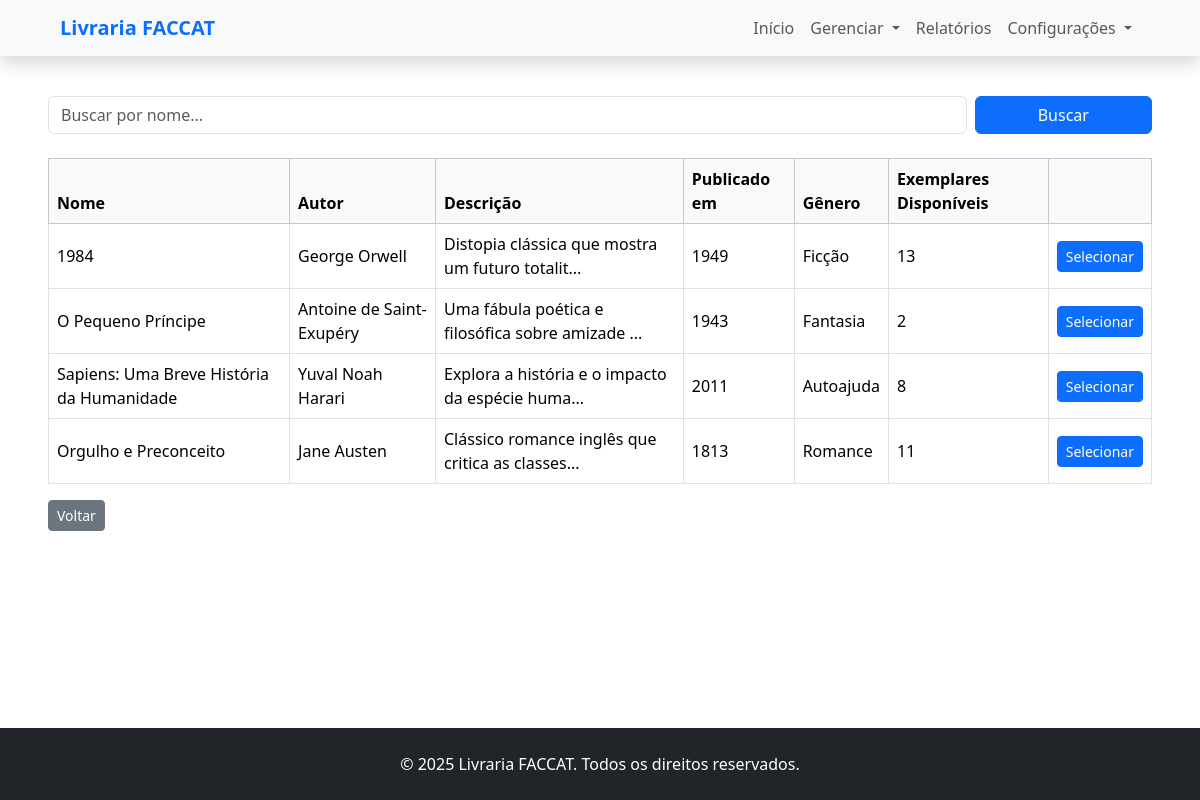
/livros/emprestimos/selecionar-livro (signed in), run on an earlier commit of the app's database.
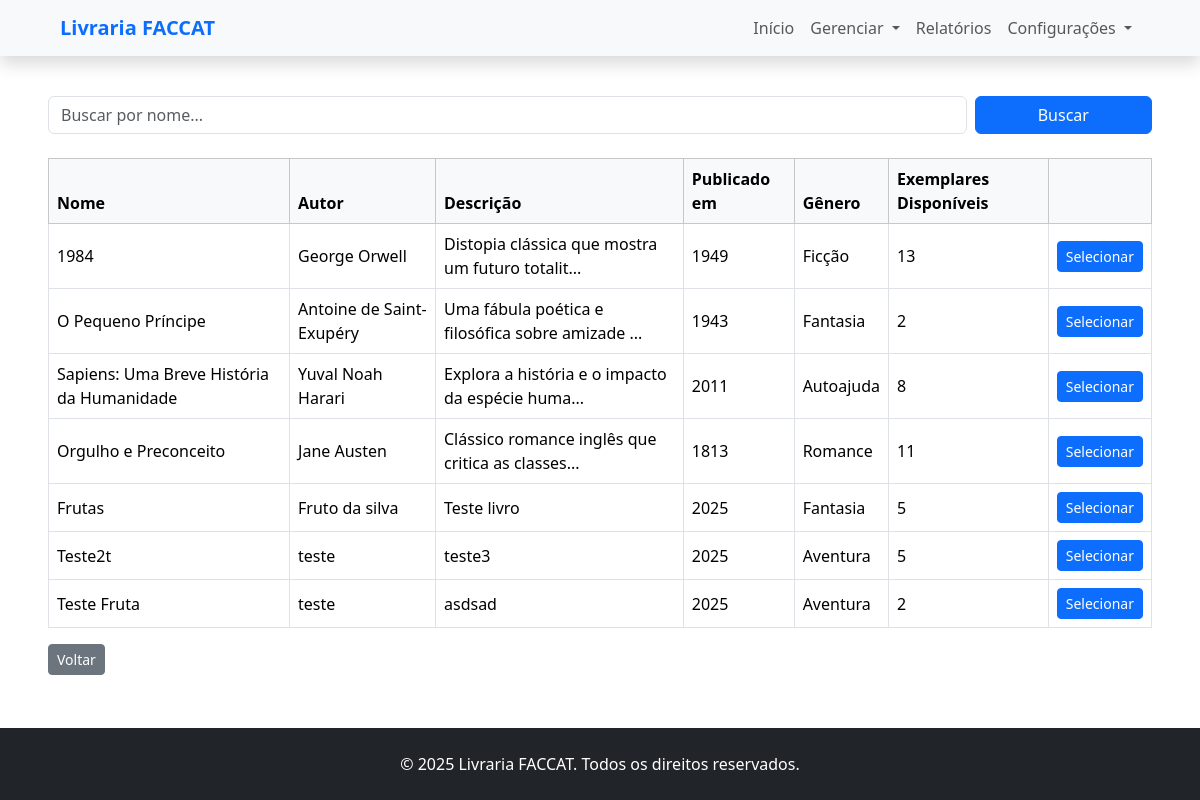
And on a later commit of the database.
### livros/models.py (models this page shows, shortened)
class Livro(models.Model):
    nome = models.CharField(max_length=100)
    autor = models.CharField(max_length=100)
    descricao = models.TextField()
    ano_publicacao = models.IntegerField(default=datetime.now().year)
    foto = StdImageField(
        upload_to='fotos/alunos',
        variations={'thumb': (150, 150), 'medium': (300, 300)},
        blank=True,
        null=True
    )
    isbn = models.CharField(max_length=17, blank=True, null=True, unique=True,
                            help_text="ISBN do livro (ex: 978-3-16-148410-0)")
    genero = models.CharField(max_length=20, choices=GENEROS, default='ficcao')
    quantidade = models.PositiveIntegerField(default=0)
    def exemplares_disponiveis(self):
        emprestimos_ativos = self.emprestimo_set.exclude(status='FINALIZADO').count()
        return max(self.quantidade - emprestimos_ativos, 0)

### livros/views.py (the view)
# urls.py: path('emprestimos/selecionar-livro', views.selecionar_livro_emprestimo, name='selecionar_livro_emprestimo'),
@login_required
def selecionar_livro_emprestimo(request):
    busca = request.GET.get('busca','')
    livros = Livro.objects.all()
    if busca:
        livros = livros.filter(nome__icontains=busca)
    dados = {
        'livros':livros,
        'redirect':'selecionar_cliente_emprestimo'
    }
    return render(request, 'livros/selecionar_livro.html', dados)

### livros/templates/livros/selecionar_livro.html (shortened to what this page needs)
{% extends 'base.html' %}
{% block content %}
<div class="my-4 px-5">
   <form method="get" class="row g-2 mb-4">
      <div class="col-md-10">
         <input type="text" name="busca" placeholder="Buscar por nome..." value="{{ request.GET.busca }}"
            class="form-control" />
      </div>
      <div class="col-md-2">
         <button type="submit" class="btn btn-primary w-100">Buscar</button>
      </div>
   </form>
   <div class="table-responsive">
      <table class="table table-bordered table-hover align-middle">
         <thead class="table-light">
            <tr>
               <th>
                  <div class="d-flex justify-content-between align-items-center">
                     <span>Nome</span>
                  </div>
               </th>
               <th>
                  <div class="d-flex justify-content-between align-items-center">
                     <span>Autor</span>
                  </div>
               </th>
               <th>
                  <div class="d-flex justify-content-between align-items-center">
                     <span>Descrição</span>
                  </div>
               </th>
               <th>
                  <div class="d-flex justify-content-between align-items-center">
                     <span>Publicado em</span>
                  </div>
               </th>
               <th>
                  <div class="d-flex justify-content-between align-items-center">
                     <span>Gênero</span>
                  </div>
               </th>
               <th>
                  <div class="d-flex justify-content-between align-items-center">
                     <span>Exemplares Disponíveis</span>
                  </div>
               </th>
               <th></th>
            </tr>
         </thead>
         <tbody>
            {% for livro in livros %}
            <tr>
               <td>{{ livro.nome }}</td>
               <td>{{ livro.autor }}</td>
               <td>{{ livro.descricao|truncatechars:50 }}</td>
               <td>{{ livro.ano_publicacao }}</td>
               <td>{{ livro.get_genero_display }}</td>
               <td>{{ livro.exemplares_disponiveis }}</td>
               <td>
                  {% url redirect livro.id as redir_url %}
                  <a href="{{ redir_url }}" class="btn btn-primary btn-sm"">
                     Selecionar
                  </a>
               </td>
            </tr>
            {% empty %}
            <tr>
               <td colspan=" 7" class="text-center py-4">Nenhum livro cadastrado.
               </td>
            </tr>
            {% endfor %}
         </tbody>
      </table>
      <a href="{% url 'gerenciar_emprestimos' %}" class="btn btn-secondary btn-sm">Voltar </a>
   </div>
</div>
{% endblock %}

What changed in the data, as far as the page shows it:
added Livro: nome "Frutas", autor "Fruto da silva", descricao "Teste livro", ano_publicacao "2025", genero "Fantasia", exemplares_disponiveis "5"
added Livro: nome "Teste2t", autor "teste", descricao "teste3", ano_publicacao "2025", genero "Aventura", exemplares_disponiveis "5"
added Livro: nome "Teste Fruta", autor "teste", descricao "asdsad", ano_publicacao "2025", genero "Aventura", exemplares_disponiveis "2"
